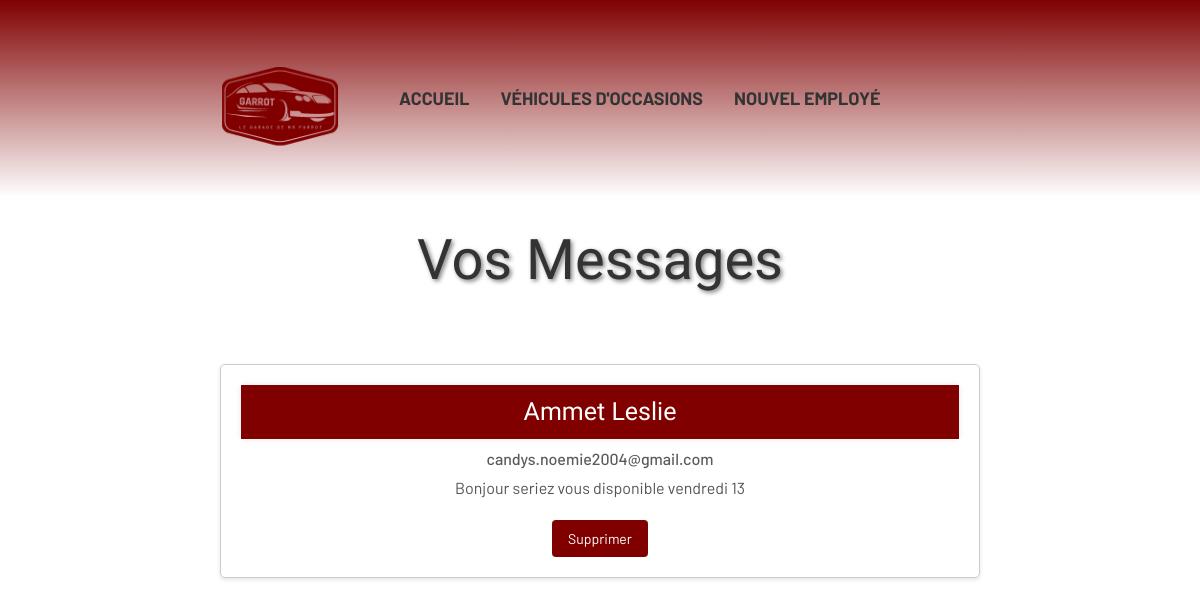
Screenshot of /garage/message.php with the database file from the repository.
### tables this page shows
CREATE TABLE `contacts` (
  `id_con` int(11) NOT NULL,
  `nom_con` varchar(255) DEFAULT NULL,
  `prenom_con` varchar(255) DEFAULT NULL,
  `mail_con` varchar(255) DEFAULT NULL,
  `telephone_con` varchar(255) DEFAULT NULL,
  `message_con` varchar(1000) DEFAULT NULL
);

### garage/message.php (the view, shortened to what this page needs)
<!DOCTYPE html>
<html>
<head>
  <link rel="stylesheet" href="https://cdn.jsdelivr.net/npm/bootstrap@5.3.0/dist/css/bootstrap.min.css">
  <link rel="stylesheet" href="message.css">
</head>
<body>
<nav class="navbar navbar-expand-lg navbar-light custom-nav">
  <div class="container">
    <div class="collapse navbar-collapse" id="navbarNav">
      <ul class="navbar-nav">
        <li class="nav-item">
          <a class="navbar-brand" href="accueil_admin.php">
            <img src="images/garrot.png" alt="Logo" class="logo img-fluid" style="max-width: 120px; margin-top: 7px; margin-right: 20px;">
          </a>
        </li>
        <li class="nav-item">
          <a class="nav-link" href="accueil_admin.php">Accueil</a>
        </li>
        <li class="nav-item">
          <a class="nav-link" href="voitures.php">Véhicules d'occasions</a>
        </li>
        <li class="nav-item">
          <a class="nav-link" href="inscription.php">Nouvel Employé</a>
        </li>
      </ul>
    </div>
  </div>
</nav>
  <div class="container">
    <h1 class="text-center"> Vos Messages</h1>
    <?php
    $host_name = 'db5013809319.hosting-data.io';
    $database = 'dbs11556871';
    $user_name = 'dbu2118504';
    $password = '13x10y04z';
    $connexion = new mysqli($host_name, $user_name, $password, $database);
    $query = "SELECT * FROM contacts";
    $result = $connexion->query($query);
    if ($result->num_rows > 0) {
      while ($row = $result->fetch_assoc()) {
        $message = $row['message_con'];
        $nom = $row['nom_con'];
        $prenom = $row['prenom_con'];
        $email = $row['mail_con'];
        echo '<div class="card-body text-center">';
        echo '<h5 class="card-title">' . $nom . ' ' . $prenom . '</h5>';
        echo '<h6 class="card-subtitle mb-2 text-muted">' . $email . '</h6>';
        echo '<p class="card-text">' . $message . '</p>';
        echo '<form action="supprimer_message.php" method="POST" class="delete-form">';
        echo '<button type="submit" class="btn btn-danger">Supprimer</button>';
        echo '</form>';
        echo '</div>';
      }
    } else {
      echo '<p>Aucun message.</p>';
    }
    ?>
  </div>
</body>
</html>

### garage/message.css (style rules this page uses)
body { font-family: 'Barlow', serif; }
.container { max-width: 800px; margin: 0 auto; padding: 20px; }
h1 { font-size: 56px; margin-top: 10px; color: #800000; font-family: 'Rajdhani', sans-serif; text-shadow: 2px 2px 4px rgba(0, 0, 0, 0.5); text-align: center; color: #333; margin-bottom: 70px; }
.navbar { background-color: #f8f9fa; padding: 10px 20px; }
.navbar-nav { display: flex; align-items: center; }
.nav-item { margin-right: 15px; }
.nav-link { color: #333; font-weight: bold; text-transform: uppercase; }
.custom-nav { background: linear-gradient(to bottom, #800000, #fff); }
.custom-nav .navbar-brand { display: flex; align-items: center; }
.custom-nav .nav-link { font-size: 18px; }
.card-body { padding: 20px; border: 1px solid #ccc; border-radius: 5px; box-shadow: 0 2px 4px rgba(0, 0, 0, 0.1); margin-bottom: 20px; }
.card-title { font-size: 25px; background-color:#800000; margin-bottom: 10px; color: white; border: 2px solid #800000; padding: 10px; font-family: 'Rajdhani', sans-serif; border-radius:0px; box-shadow: 0 0 6px rgba(0, 0, 0, 0.1); }
.card-text { font-size: 16px; color: #555; margin-bottom: 20px; }
.delete-form { display: flex; justify-content: center; }
.btn-danger { background-color: #800000; color: #fff; border: none; padding: 8px 16px; border-radius: 4px; cursor: pointer; font-size: 14px; }

### rows the page displays
contacts: nom_con "Ammet", prenom_con "Leslie", mail_con "candys.noemie2004@gmail.com", message_con "Bonjour seriez vous disponible vendredi 13"
